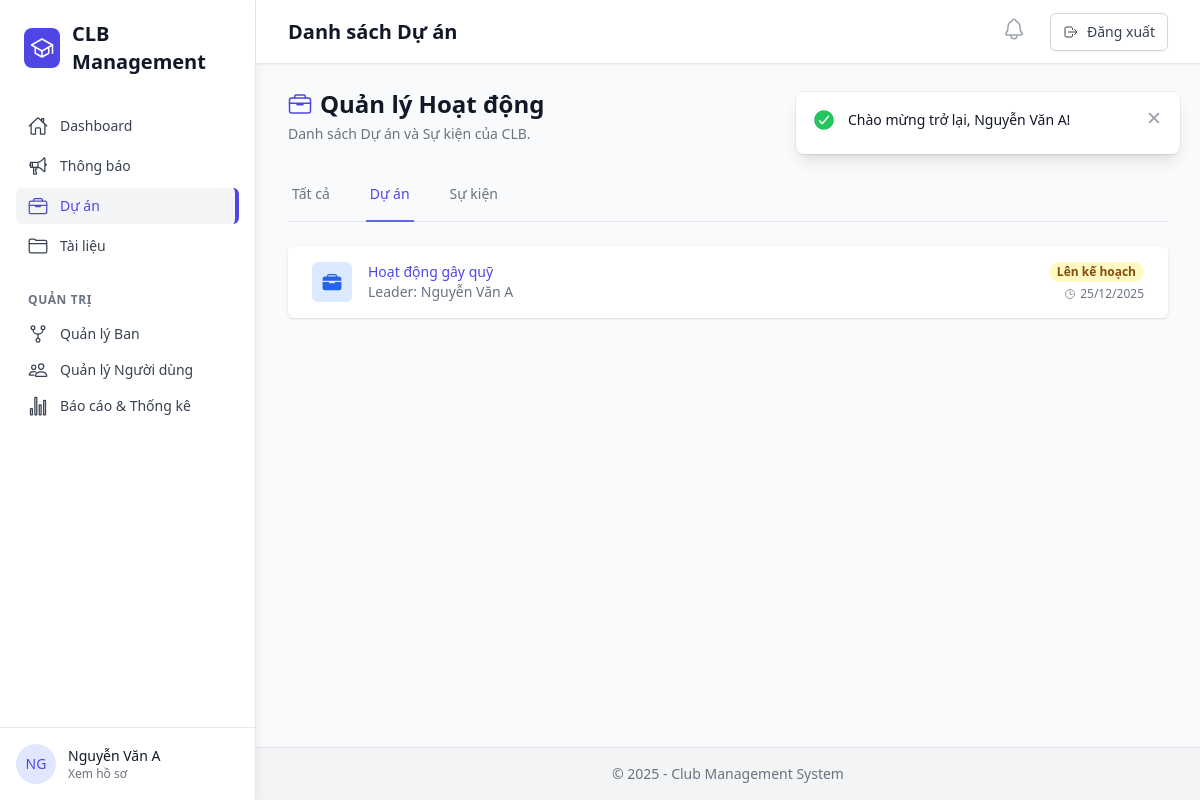
The page /public/project?type=project (signed in) on the database its author committed.
### tables this page shows
CREATE TABLE `projects` (
  `id` int(11) NOT NULL,
  `name` varchar(150) NOT NULL COMMENT 'Tên dự án/sự kiện',
  `description` text DEFAULT NULL COMMENT 'Mô tả chi tiết',
  `type` enum('project','event') NOT NULL DEFAULT 'project' COMMENT 'Loại: project=dự án, event=sự kiện',
  `start_date` datetime DEFAULT NULL COMMENT 'Ngày bắt đầu',
  `end_date` datetime DEFAULT NULL COMMENT 'Ngày kết thúc',
  `status` enum('planning','in_progress','completed','cancelled') NOT NULL DEFAULT 'planning' COMMENT 'Trạng thái: lên kế hoạch, đang thực hiện, hoàn thành, hủy',
  `leader_id` int(11) DEFAULT NULL COMMENT 'ID người chịu trách nhiệm (Project Manager)',
  `department_id` int(11) DEFAULT NULL COMMENT 'Dự án thuộc ban nào (NULL = chung)',
  `created_at` datetime DEFAULT current_timestamp(),
  `updated_at` datetime DEFAULT current_timestamp() ON UPDATE current_timestamp()
);

CREATE TABLE `users` (
  `id` int(11) NOT NULL,
  `name` varchar(100) NOT NULL COMMENT 'Họ tên đầy đủ',
  `email` varchar(100) NOT NULL COMMENT 'Email đăng nhập',
  `password` varchar(255) NOT NULL COMMENT 'Password đã hash (bcrypt)',
  `system_role` enum('admin','subadmin','member') NOT NULL DEFAULT 'member' COMMENT 'Vai trò hệ thống: admin=quản trị, subadmin=phó, member=thành viên',
  `is_active` tinyint(1) DEFAULT 1 COMMENT 'Trạng thái tài khoản (soft delete)',
  `password_reset_token` varchar(100) DEFAULT NULL COMMENT 'Token reset mật khẩu',
  `password_reset_expires` datetime DEFAULT NULL COMMENT 'Thời hạn token',
  `created_at` datetime DEFAULT current_timestamp(),
  `updated_at` datetime DEFAULT current_timestamp() ON UPDATE current_timestamp()
);

### app/Controllers/ProjectController.php (called while the page is built, shortened)
<?php
class ProjectController extends Controller
{
    private $projectModel;
    public function __construct()
    {
        $this->projectModel = new Project();
    }
    public function index()
    {
        $type = $_GET['type'] ?? 'project';
        $status = $_GET['status'] ?? null;
        if ($type === 'event') {
            $dataList = $this->projectModel->getAllEvents(50, $status);
            $title = 'Danh sách Sự kiện';
        } elseif ($type === 'project') {
            $dataList = $this->projectModel->getAllProjects(50, $status);
            $title = 'Danh sách Dự án';
        } else {
            $dataList = $this->projectModel->getAllProjects(50, $status);
            $title = 'Danh sách Dự án';
        }
        $data = [
            'projects' => $dataList,
            'current_type' => $type,
            'current_status' => $status,
            'title' => $title
        ];
        $this->view('projects/index', $data);
    }
}

### app/Core/Router.php (called while the page is built, shortened)
<?php
class Router
{
    protected $currentMethod = 'index';
    public function __construct()
    {
        $url = $this->getUrl();
        if (isset($url[0])) {
            $controllerName = ucwords($url[0]) . 'Controller';
            $controllerClass = 'App\\Controllers\\' . $controllerName;
            if (class_exists($controllerClass)) {
                unset($url[0]);
            }
        }
        $this->currentController = new $controllerClass();
        $this->params = $url ? array_values($url) : [];
        call_user_func_array([$this->currentController, $this->currentMethod], $this->params);
    }
    protected function getUrl()
    {
        if (isset($_GET['url'])) {
            $url = rtrim($_GET['url'], '/');
            $url = filter_var($url, FILTER_SANITIZE_URL);
            return explode('/', $url);
        }
        return [];
    }
}

### public/index.php (called while the page is built, shortened)
<?php
try {
    $init = new Router();
} catch (Exception $e) {
    if (isset($_ENV['APP_ENV']) && $_ENV['APP_ENV'] === 'local') {
        echo "<div style='background:#f8d7da; color:#721c24; padding:20px; border:1px solid #f5c6cb; margin:20px; font-family:sans-serif;'>";
        echo "<h3>Lỗi Hệ Thống (Local):</h3>";
        echo "<p><strong>Message:</strong> " . $e->getMessage() . "</p>";
        echo "<pre>" . $e->getTraceAsString() . "</pre>";
        echo "</div>";
    } else {
        error_log($e->getMessage());
        echo "<h1>Đã xảy ra lỗi hệ thống. Vui lòng quay lại sau.</h1>";
    }
}

### app/Core/Database.php (called while the page is built, shortened)
<?php
class Database
{
    private $host = DB_HOST;
    private $user = DB_USER;
    private $pass = DB_PASS;
    private $name = DB_NAME;
    private $charset = DB_CHARSET;
    private static $instance = null;
    private $pdo;
    private $stmt;
    private function __construct()
    {
        $dsn = 'mysql:host=' . $this->host . ';dbname=' . $this->name . ';charset=' . $this->charset;
        $options = [
            PDO::ATTR_ERRMODE            => PDO::ERRMODE_EXCEPTION,
            PDO::ATTR_DEFAULT_FETCH_MODE => PDO::FETCH_ASSOC,
            PDO::ATTR_EMULATE_PREPARES   => false,
        ];
        try {
            $this->pdo = new PDO($dsn, $this->user, $this->pass, $options);
        } catch (PDOException $e) {
            die("Database Connection Error: " . $e->getMessage());
        }
    }
    public static function getInstance()
    {
        if (self::$instance == null) {
            self::$instance = new Database();
        }
        return self::$instance;
    }
    public function query($sql)
    {
        $this->stmt = $this->pdo->prepare($sql);
    }
    public function bind($param, $value, $type = null)
    {
        if (is_null($type)) {
            switch (true) {
                default:
                    $type = PDO::PARAM_STR;
            }
        }
        $this->stmt->bindValue($param, $value, $type);
    }
    public function execute()
    {
        return $this->stmt->execute();
    }
    public function resultSet()
    {
        $this->execute();
        return $this->stmt->fetchAll(PDO::FETCH_ASSOC);
    }
}

### app/Models/Project.php (called while the page is built, shortened)
<?php
class Project
{
    private $db;
    public function __construct()
    {
        $this->db = Database::getInstance();
    }
    public function getAllProjects($limit = 10, $status = null)
    {
        return $this->getByType('project', $limit, $status);
    }
    private function getByType($type, $limit, $status)
    {
        $sql = "SELECT p.*, u.name as leader_name, d.name as department_name
                FROM projects p
                LEFT JOIN users u ON p.leader_id = u.id
                LEFT JOIN departments d ON p.department_id = d.id
                WHERE p.type = :type";
        $sql .= " ORDER BY p.created_at DESC LIMIT :limit";
        $this->db->query($sql);
        $this->db->bind(':type', $type);
        $this->db->bind(':limit', $limit, \PDO::PARAM_INT);
        return $this->db->resultSet();
    }
}

### app/Views/projects/index.php (the view)
<?php require_once ROOT_PATH . '/app/Views/layout/header.php'; ?>
<div class="max-w-7xl mx-auto">
    <div class="flex flex-col md:flex-row md:items-center md:justify-between mb-6">
        <div>
            <h2 class="text-2xl font-bold text-gray-900 flex items-center">
                <ion-icon name="briefcase-outline" class="mr-2 text-indigo-600"></ion-icon>
                Quản lý Hoạt động
            </h2>
            <p class="text-sm text-gray-500 mt-1">Danh sách Dự án và Sự kiện của CLB.</p>
        </div>
        <div class="mt-4 md:mt-0 flex space-x-3">
            <a href="<?= BASE_URL ?>/project/create?type=project" class="btn btn-primary">
                <ion-icon name="add-outline" class="mr-1 text-lg"></ion-icon> Dự án mới
            </a>
            <a href="<?= BASE_URL ?>/project/create?type=event" class="btn btn-secondary-outline">
                <ion-icon name="calendar-outline" class="mr-1 text-lg"></ion-icon> Sự kiện mới
            </a>
        </div>
    </div>
    <div class="border-b border-gray-200 mb-6">
        <nav class="-mb-px flex space-x-8">
            <a href="<?= BASE_URL ?>/project"
                class="<?= ($current_type == 'all' || !isset($_GET['type'])) ? 'border-indigo-500 text-indigo-600' : 'border-transparent text-gray-500 hover:text-gray-700 hover:border-gray-300' ?> whitespace-nowrap py-4 px-1 border-b-2 font-medium text-sm">
                Tất cả
            </a>
            <a href="<?= BASE_URL ?>/project?type=project"
                class="<?= ($current_type == 'project') ? 'border-indigo-500 text-indigo-600' : 'border-transparent text-gray-500 hover:text-gray-700 hover:border-gray-300' ?> whitespace-nowrap py-4 px-1 border-b-2 font-medium text-sm">
                Dự án
            </a>
            <a href="<?= BASE_URL ?>/project?type=event"
                class="<?= ($current_type == 'event') ? 'border-indigo-500 text-indigo-600' : 'border-transparent text-gray-500 hover:text-gray-700 hover:border-gray-300' ?> whitespace-nowrap py-4 px-1 border-b-2 font-medium text-sm">
                Sự kiện
            </a>
        </nav>
    </div>
    <div class="bg-white shadow overflow-hidden sm:rounded-md">
        <ul class="divide-y divide-gray-200">
            <?php if (empty($projects)): ?>
                <li class="px-6 py-10 text-center text-gray-500">
                    <ion-icon name="folder-open-outline" class="text-4xl mb-2 text-gray-300"></ion-icon>
                    <p>Chưa có dữ liệu nào.</p>
                </li>
            <?php else: ?>
                <?php foreach ($projects as $item): ?>
                    <li>
                        <a href="<?= BASE_URL ?>/project/detail/<?= $item['id'] ?>" class="block hover:bg-gray-50 transition duration-150 ease-in-out">
                            <div class="px-4 py-4 sm:px-6">
                                <div class="flex items-center justify-between">
                                    <div class="flex items-center">
                                        <div class="flex-shrink-0 h-10 w-10 rounded-md flex items-center justify-center <?= $item['type'] == 'event' ? 'bg-purple-100 text-purple-600' : 'bg-blue-100 text-blue-600' ?>">
                                            <ion-icon name="<?= $item['type'] == 'event' ? 'calendar' : 'briefcase' ?>" class="text-xl"></ion-icon>
                                        </div>
                                        <div class="ml-4">
                                            <p class="text-sm font-medium text-indigo-600 truncate"><?= htmlspecialchars($item['name']) ?></p>
                                            <p class="text-sm text-gray-500">
                                                <?= $item['leader_id'] ? 'Leader: ' . htmlspecialchars($item['leader_name'] ?? 'N/A') : 'Chưa có Leader' ?>
                                            </p>
                                        </div>
                                    </div>
                                    <div class="flex flex-col items-end">
                                        <?php
                                        $statusColors = [
                                            'planning' => 'bg-yellow-100 text-yellow-800',
                                            'in_progress' => 'bg-blue-100 text-blue-800',
                                            'completed' => 'bg-green-100 text-green-800',
                                            'cancelled' => 'bg-red-100 text-red-800'
                                        ];
                                        $statusLabel = [
                                            'planning' => 'Lên kế hoạch',
                                            'in_progress' => 'Đang chạy',
                                            'completed' => 'Hoàn thành',
                                            'cancelled' => 'Đã hủy'
                                        ];
                                        ?>
                                        <span class="px-2 inline-flex text-xs leading-5 font-semibold rounded-full <?= $statusColors[$item['status']] ?? 'bg-gray-100' ?>">
                                            <?= $statusLabel[$item['status']] ?? $item['status'] ?>
                                        </span>
                                        <div class="mt-1 text-xs text-gray-500 flex items-center">
                                            <ion-icon name="time-outline" class="mr-1"></ion-icon>
                                            <?= $item['end_date'] ? date('d/m/Y', strtotime($item['end_date'])) : 'Không thời hạn' ?>
                                        </div>
                                    </div>
                                </div>
                            </div>
                        </a>
                    </li>
                <?php endforeach; ?>
            <?php endif; ?>
        </ul>
    </div>
</div>
<?php require_once ROOT_PATH . '/app/Views/layout/footer.php'; ?>

### public/css/custom.css (style rules this page uses)
:root { --color-primary: #2563EB; --color-primary-hover: #1D4ED8; --color-secondary: #0891B2; --color-secondary-hover: #0E7490; --color-success: #16A34A; --color-success-hover: #15803D; --color-warning: #D97706; --color-warning-hover: #B45309; --color-danger: #DC2626; --color-danger-hover: #B91C1C; --color-gray-text: #374151; --color-gray-border: #D1D5DB; --color-gray-bg-hover: #F9FAFB; }
.btn { display: inline-flex; align-items: center; justify-content: center; padding: 0.5rem 1rem; font-size: 0.875rem; font-weight: 500; border-radius: 0.375rem; box-shadow: 0 1px 2px 0 rgba(0, 0, 0, 0.05); border: 1px solid transparent; color: white; transition: background-color 0.2s ease-in-out; text-decoration: none; cursor: pointer; }
.btn-primary { background-color: var(--color-primary); }
.btn-secondary-outline { background-color: white; border: 1px solid var(--color-gray-border); color: var(--color-gray-text); }

### rows shown on the page
projects: name "Hoạt động gây quỹ", leader.name "Nguyễn Văn A", status "Lên kế hoạch", end_date "25/12/2025"

### other values the page prints
substr($_SESSION['user_name'], 0, 2) "NG"
$_SESSION['user_name'] "Nguyễn Văn A"
$data['title'] "Danh sách Dự án"
